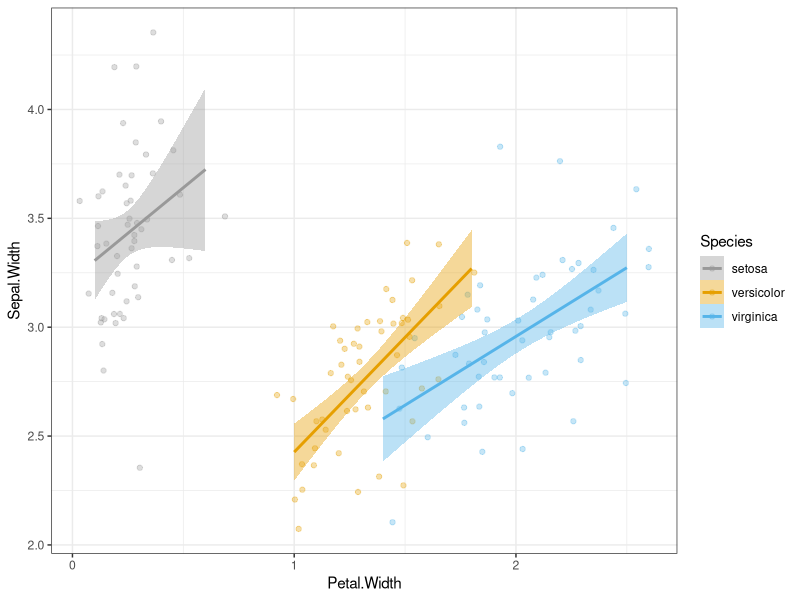
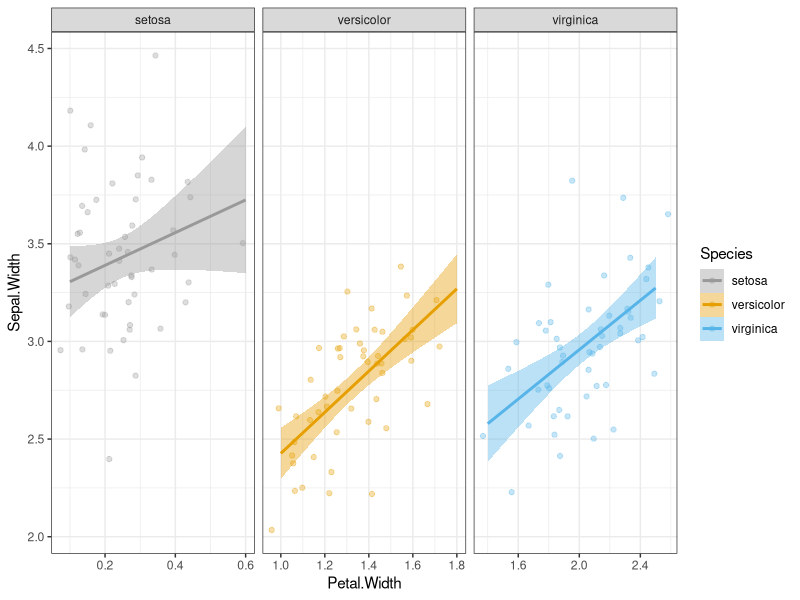
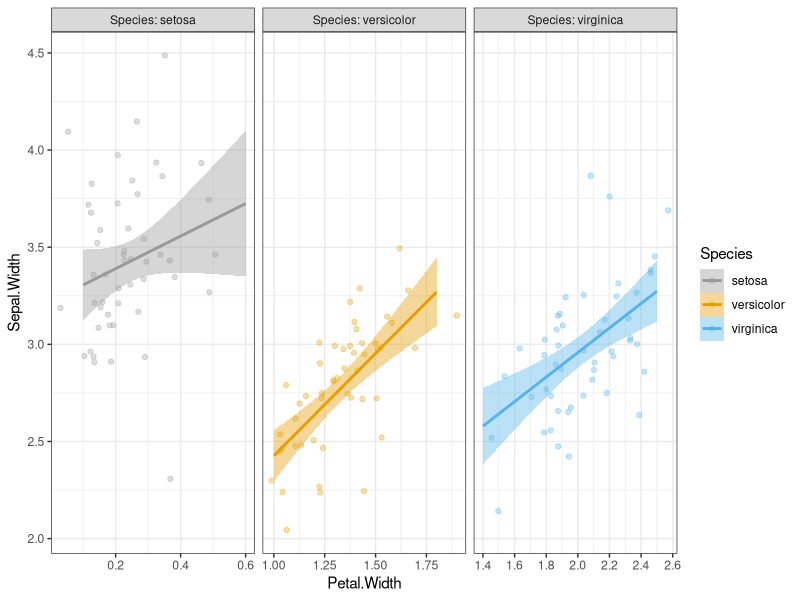
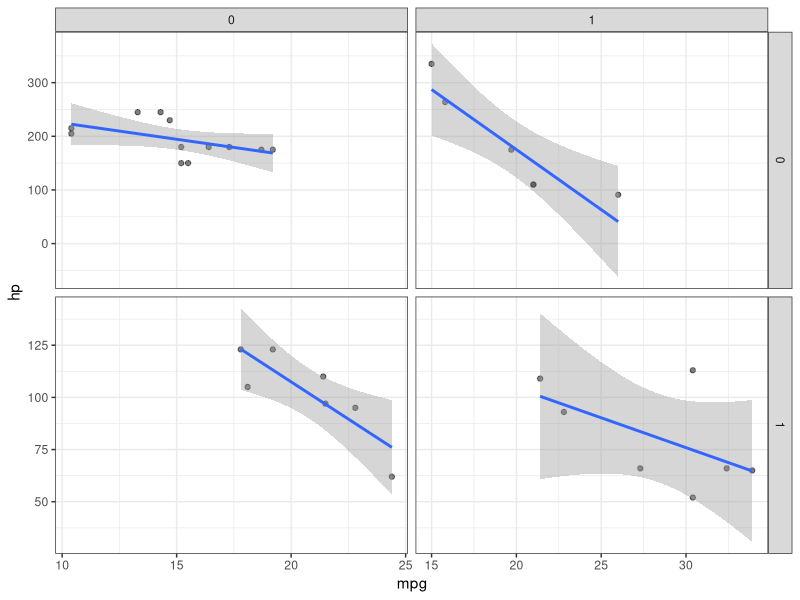
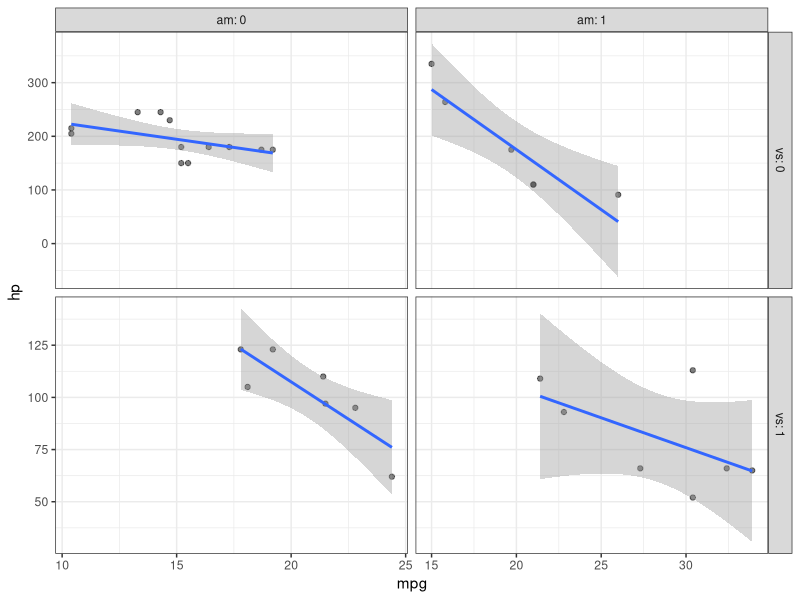

These charts were generated, in order, by the following R code:
## ---- chunk 1
library(ggplot2)
data(iris)

# plot constants
cols <- palette.colors()
tc <- c(setosa = cols[9], versicolor = cols[2], virginica = cols[3])
pj <- position_jitter(width = .1, height = .1)

# plot
p <- 
  ggplot(iris, aes(Petal.Width, Sepal.Width, color = Species, fill = Species)) +
  geom_point(alpha = 1/3, shape = 19, position = pj) +
  geom_smooth(method = "lm", se = TRUE) +
  scale_color_manual(values = tc) +
  scale_fill_manual(values = tc) +
  theme_bw()
p
## ---- chunk 2
p + facet_wrap(~Species, scales = "free_x")
## ---- chunk 3
p + facet_wrap(~Species, scales = "free_x", labeller = label_both)
## ---- chunk 4
data(mtcars)
p <- 
  ggplot(mtcars, aes(mpg, hp)) +
  geom_point(shape = 19, alpha = 1/2) +
  geom_smooth(method = "lm", se = TRUE) +
  theme_bw() + 
  facet_grid(vs~am, scales = "free")
p
## ---- chunk 5
p + facet_grid(vs~am, scales = "free", labeller = label_both)
